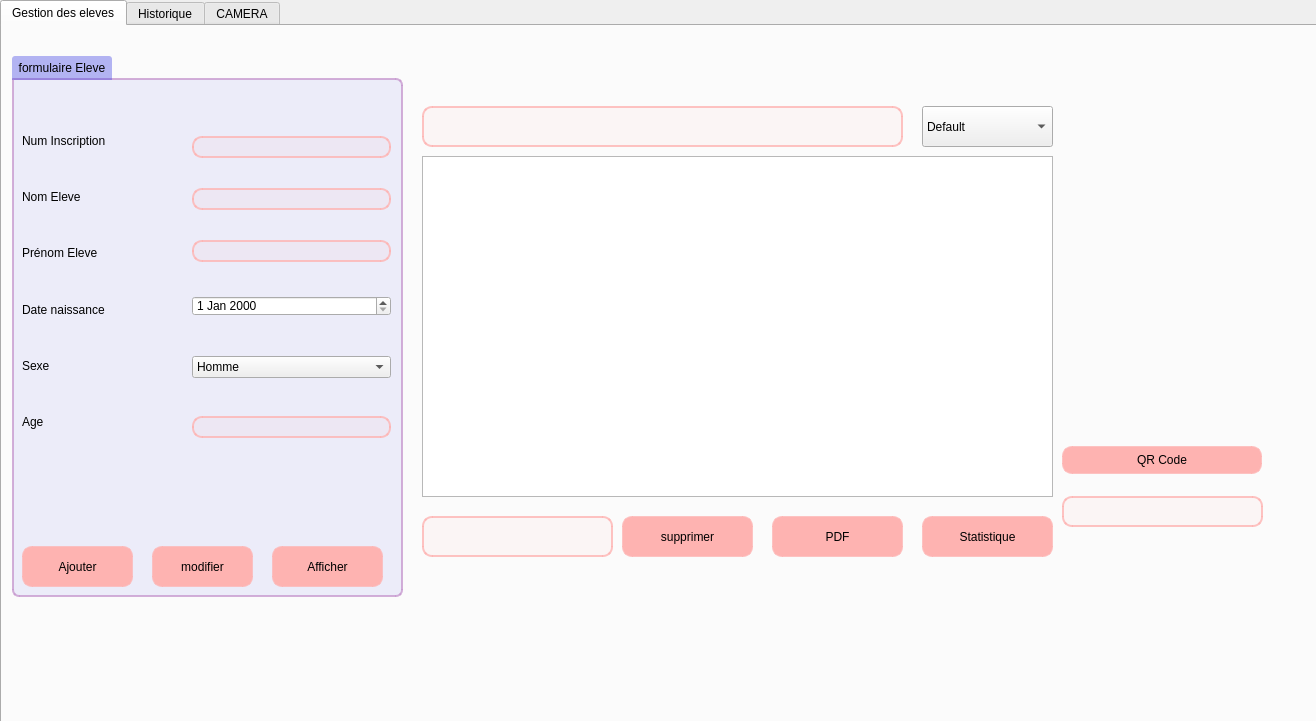
<?xml version="1.0" encoding="UTF-8"?>
<ui version="4.0">
 <class>gestion_eleve</class>
 <widget class="QDialog" name="gestion_eleve">
  <property name="geometry">
   <rect>
    <x>0</x>
    <y>0</y>
    <width>1316</width>
    <height>721</height>
   </rect>
  </property>
  <property name="windowTitle">
   <string>Dialog</string>
  </property>
  <widget class="QTabWidget" name="tabWidget">
   <property name="geometry">
    <rect>
     <x>0</x>
     <y>0</y>
     <width>1321</width>
     <height>731</height>
    </rect>
   </property>
   <property name="currentIndex">
    <number>0</number>
   </property>
   <widget class="QWidget" name="tab">
    <attribute name="title">
     <string>Gestion des eleves</string>
    </attribute>
    <widget class="QLineEdit" name="lineEdit_supp">
     <property name="geometry">
      <rect>
       <x>420</x>
       <y>490</y>
       <width>191</width>
       <height>41</height>
      </rect>
     </property>
     <property name="styleSheet">
      <string notr="true">QLineEdit {
background-color: rgba(254,179,177,20);
border: 2px solid rgba(254,179,177,200);
border-radius: 10px;
}
QLineEdit:hover {
background-color: rgba(254,179,177,200);
border: 1px solid rgba(128, 97, 171, 200);
border-radius: 10px;
}
</string>
     </property>
    </widget>
    <widget class="QPushButton" name="pushButton_supprimer">
     <property name="geometry">
      <rect>
       <x>620</x>
       <y>490</y>
       <width>131</width>
       <height>41</height>
      </rect>
     </property>
     <property name="styleSheet">
      <string notr="true">QPushButton {
background-color: rgba(254,179,177,255);
border-radius: 10px;
border: 2px solid rgba(254,179,177,200);
}
QPushButton:hover {
background-color: rgba(233,96,90,255);
}
</string>
     </property>
     <property name="text">
      <string>supprimer</string>
     </property>
    </widget>
    <widget class="QLineEdit" name="lineEdit_qrcode">
     <property name="geometry">
      <rect>
       <x>1060</x>
       <y>470</y>
       <width>201</width>
       <height>31</height>
      </rect>
     </property>
     <property name="styleSheet">
      <string notr="true">QLineEdit {
background-color: rgba(254,179,177,20);
border: 2px solid rgba(254,179,177,200);
border-radius: 10px;
}
QLineEdit:hover {
background-color: rgba(254,179,177,200);
border: 1px solid rgba(128, 97, 171, 200);
border-radius: 10px;
}
</string>
     </property>
    </widget>
    <widget class="QTableView" name="tableView">
     <property name="geometry">
      <rect>
       <x>420</x>
       <y>130</y>
       <width>631</width>
       <height>341</height>
      </rect>
     </property>
    </widget>
    <widget class="QPushButton" name="statistique">
     <property name="geometry">
      <rect>
       <x>920</x>
       <y>490</y>
       <width>131</width>
       <height>41</height>
      </rect>
     </property>
     <property name="styleSheet">
      <string notr="true">QPushButton {
background-color: rgba(254,179,177,255);
border-radius: 10px;
border: 2px solid rgba(254,179,177,200);
}
QPushButton:hover {
background-color: rgba(233,96,90,255);
}
</string>
     </property>
     <property name="text">
      <string>Statistique</string>
     </property>
    </widget>
    <widget class="QPushButton" name="qrcodegen">
     <property name="geometry">
      <rect>
       <x>1060</x>
       <y>420</y>
       <width>200</width>
       <height>28</height>
      </rect>
     </property>
     <property name="styleSheet">
      <string notr="true">QPushButton {
background-color: rgba(254,179,177,255);
border-radius: 10px;
border: 2px solid rgba(254,179,177,200);
}
QPushButton:hover {
background-color: rgba(233,96,90,255);
}
</string>
     </property>
     <property name="text">
      <string>QR Code</string>
     </property>
    </widget>
    <widget class="QLabel" name="qrcodecommande">
     <property name="enabled">
      <bool>true</bool>
     </property>
     <property name="geometry">
      <rect>
       <x>1060</x>
       <y>190</y>
       <width>200</width>
       <height>200</height>
      </rect>
     </property>
     <property name="sizePolicy">
      <sizepolicy hsizetype="Fixed" vsizetype="Fixed">
       <horstretch>0</horstretch>
       <verstretch>0</verstretch>
      </sizepolicy>
     </property>
     <property name="minimumSize">
      <size>
       <width>200</width>
       <height>200</height>
      </size>
     </property>
     <property name="maximumSize">
      <size>
       <width>200</width>
       <height>200</height>
      </size>
     </property>
     <property name="text">
      <string/>
     </property>
    </widget>
    <widget class="QComboBox" name="comboBox_tri">
     <property name="geometry">
      <rect>
       <x>920</x>
       <y>80</y>
       <width>131</width>
       <height>41</height>
      </rect>
     </property>
     <item>
      <property name="text">
       <string>Default</string>
      </property>
     </item>
     <item>
      <property name="text">
       <string>nom (A-&gt;Z)</string>
      </property>
     </item>
     <item>
      <property name="text">
       <string>prenom (A-&gt;Z)</string>
      </property>
     </item>
     <item>
      <property name="text">
       <string>age (des)</string>
      </property>
     </item>
    </widget>
    <widget class="QLineEdit" name="lineEdit_recherche">
     <property name="geometry">
      <rect>
       <x>420</x>
       <y>80</y>
       <width>481</width>
       <height>41</height>
      </rect>
     </property>
     <property name="styleSheet">
      <string notr="true">QLineEdit {
background-color: rgba(254,179,177,20);
border: 2px solid rgba(254,179,177,200);
border-radius: 10px;
}
QLineEdit:hover {
background-color: rgba(254,179,177,200);
border: 1px solid rgba(128, 97, 171, 200);
border-radius: 10px;
}
</string>
     </property>
    </widget>
    <widget class="QGroupBox" name="Personnel_Infos">
     <property name="geometry">
      <rect>
       <x>10</x>
       <y>30</y>
       <width>391</width>
       <height>541</height>
      </rect>
     </property>
     <property name="styleSheet">
      <string notr="true">QGroupBox {
	background: rgba(64,66,226,20); 
    border: 2px solid;
	border-top-right-radius: 7px;
	border-bottom-right-radius: 7px;
	border-bottom-left-radius: 7px;
    border-color: rgba(199, 153, 207, 200);
    margin-top: 22px;
}
QGroupBox::title  {
    background-color: rgba(64,66,226,100);
    subcontrol-origin: margin;
    subcontrol-position: top left;
    padding: 5px;
	border-top-left-radius: 3px;
	border-top-right-radius: 3px;
}</string>
     </property>
     <property name="title">
      <string>formulaire Eleve</string>
     </property>
     <widget class="QPushButton" name="pb_ajouter">
      <property name="geometry">
       <rect>
        <x>10</x>
        <y>490</y>
        <width>111</width>
        <height>41</height>
       </rect>
      </property>
      <property name="styleSheet">
       <string notr="true">QPushButton {
background-color: rgba(254,179,177,255);
border-radius: 10px;
border: 2px solid rgba(254,179,177,200);
}
QPushButton:hover {
background-color: rgba(233,96,90,255);
}</string>
      </property>
      <property name="text">
       <string>Ajouter</string>
      </property>
     </widget>
     <widget class="QPushButton" name="pushButton_modifier">
      <property name="geometry">
       <rect>
        <x>140</x>
        <y>490</y>
        <width>101</width>
        <height>41</height>
       </rect>
      </property>
      <property name="styleSheet">
       <string notr="true">QPushButton {
background-color: rgba(254,179,177,255);
border-radius: 10px;
border: 2px solid rgba(254,179,177,200);
}
QPushButton:hover {
background-color: rgba(233,96,90,255);
}</string>
      </property>
      <property name="text">
       <string>modifier</string>
      </property>
     </widget>
     <widget class="QPushButton" name="pushButton_Afficher">
      <property name="geometry">
       <rect>
        <x>260</x>
        <y>490</y>
        <width>111</width>
        <height>41</height>
       </rect>
      </property>
      <property name="styleSheet">
       <string notr="true">QPushButton {
background-color: rgba(254,179,177,255);
border-radius: 10px;
border: 2px solid rgba(254,179,177,200);
}
QPushButton:hover {
background-color: rgba(233,96,90,255);
}
</string>
      </property>
      <property name="text">
       <string>Afficher</string>
      </property>
     </widget>
     <widget class="QLabel" name="imageLabel">
      <property name="geometry">
       <rect>
        <x>170</x>
        <y>420</y>
        <width>141</width>
        <height>31</height>
       </rect>
      </property>
      <property name="text">
       <string/>
      </property>
     </widget>
     <widget class="QWidget" name="layoutWidget">
      <property name="geometry">
       <rect>
        <x>10</x>
        <y>60</y>
        <width>161</width>
        <height>331</height>
       </rect>
      </property>
      <layout class="QVBoxLayout" name="verticalLayout_2">
       <item>
        <widget class="QLabel" name="label_2">
         <property name="text">
          <string>Num Inscription</string>
         </property>
        </widget>
       </item>
       <item>
        <widget class="QLabel" name="label_3">
         <property name="text">
          <string>Nom Eleve</string>
         </property>
        </widget>
       </item>
       <item>
        <widget class="QLabel" name="label_4">
         <property name="text">
          <string>Prénom Eleve</string>
         </property>
        </widget>
       </item>
       <item>
        <widget class="QLabel" name="label_5">
         <property name="text">
          <string>Date naissance</string>
         </property>
        </widget>
       </item>
       <item>
        <widget class="QLabel" name="label_9">
         <property name="text">
          <string>Sexe</string>
         </property>
        </widget>
       </item>
       <item>
        <widget class="QLabel" name="label_6">
         <property name="text">
          <string>Age</string>
         </property>
        </widget>
       </item>
      </layout>
     </widget>
     <widget class="QLabel" name="error1">
      <property name="geometry">
       <rect>
        <x>190</x>
        <y>110</y>
        <width>199</width>
        <height>21</height>
       </rect>
      </property>
      <property name="text">
       <string/>
      </property>
     </widget>
     <widget class="QLineEdit" name="le_id">
      <property name="geometry">
       <rect>
        <x>180</x>
        <y>80</y>
        <width>199</width>
        <height>22</height>
       </rect>
      </property>
      <property name="styleSheet">
       <string notr="true">QLineEdit {
background-color: rgba(254,179,177,20);
border: 2px solid rgba(254,179,177,200);
border-radius: 10px;
}
QLineEdit:hover {
background-color: rgba(254,179,177,200);
border: 1px solid rgba(128, 97, 171, 200);
border-radius: 10px;
}
</string>
      </property>
     </widget>
     <widget class="QComboBox" name="comboBox_sexe">
      <property name="geometry">
       <rect>
        <x>180</x>
        <y>300</y>
        <width>199</width>
        <height>22</height>
       </rect>
      </property>
      <item>
       <property name="text">
        <string>Homme</string>
       </property>
      </item>
      <item>
       <property name="text">
        <string>Femme</string>
       </property>
      </item>
     </widget>
     <widget class="QLineEdit" name="le_prenom">
      <property name="geometry">
       <rect>
        <x>180</x>
        <y>184</y>
        <width>199</width>
        <height>22</height>
       </rect>
      </property>
      <property name="styleSheet">
       <string notr="true">QLineEdit {
background-color: rgba(254,179,177,20);
border: 2px solid rgba(254,179,177,200);
border-radius: 10px;
}
QLineEdit:hover {
background-color: rgba(254,179,177,200);
border: 1px solid rgba(128, 97, 171, 200);
border-radius: 10px;
}
</string>
      </property>
     </widget>
     <widget class="QWidget" name="layoutWidget_2">
      <property name="geometry">
       <rect>
        <x>470</x>
        <y>270</y>
        <width>201</width>
        <height>331</height>
       </rect>
      </property>
      <layout class="QVBoxLayout" name="verticalLayout"/>
     </widget>
     <widget class="QLineEdit" name="le_nom">
      <property name="geometry">
       <rect>
        <x>180</x>
        <y>132</y>
        <width>199</width>
        <height>22</height>
       </rect>
      </property>
      <property name="styleSheet">
       <string notr="true">QLineEdit {
background-color: rgba(254,179,177,20);
border: 2px solid rgba(254,179,177,200);
border-radius: 10px;
}
QLineEdit:hover {
background-color: rgba(254,179,177,200);
border: 1px solid rgba(128, 97, 171, 200);
border-radius: 10px;
}
</string>
      </property>
     </widget>
     <widget class="QLineEdit" name="le_age">
      <property name="geometry">
       <rect>
        <x>180</x>
        <y>360</y>
        <width>199</width>
        <height>22</height>
       </rect>
      </property>
      <property name="styleSheet">
       <string notr="true">QLineEdit {
background-color: rgba(254,179,177,20);
border: 2px solid rgba(254,179,177,200);
border-radius: 10px;
}
QLineEdit:hover {
background-color: rgba(254,179,177,200);
border: 1px solid rgba(128, 97, 171, 200);
border-radius: 10px;
}
</string>
      </property>
     </widget>
     <widget class="QLabel" name="error4">
      <property name="geometry">
       <rect>
        <x>180</x>
        <y>270</y>
        <width>199</width>
        <height>21</height>
       </rect>
      </property>
      <property name="text">
       <string/>
      </property>
     </widget>
     <widget class="QLabel" name="error5">
      <property name="geometry">
       <rect>
        <x>190</x>
        <y>330</y>
        <width>199</width>
        <height>21</height>
       </rect>
      </property>
      <property name="text">
       <string/>
      </property>
     </widget>
     <widget class="QLabel" name="error6">
      <property name="geometry">
       <rect>
        <x>190</x>
        <y>390</y>
        <width>199</width>
        <height>21</height>
       </rect>
      </property>
      <property name="text">
       <string/>
      </property>
     </widget>
     <widget class="QLabel" name="error3">
      <property name="geometry">
       <rect>
        <x>180</x>
        <y>210</y>
        <width>199</width>
        <height>21</height>
       </rect>
      </property>
      <property name="text">
       <string/>
      </property>
     </widget>
     <widget class="QLabel" name="error2">
      <property name="geometry">
       <rect>
        <x>180</x>
        <y>160</y>
        <width>199</width>
        <height>21</height>
       </rect>
      </property>
      <property name="text">
       <string/>
      </property>
     </widget>
     <widget class="QDateEdit" name="le_date">
      <property name="geometry">
       <rect>
        <x>180</x>
        <y>240</y>
        <width>199</width>
        <height>20</height>
       </rect>
      </property>
     </widget>
    </widget>
    <widget class="QLabel" name="label">
     <property name="geometry">
      <rect>
       <x>-120</x>
       <y>-80</y>
       <width>1581</width>
       <height>791</height>
      </rect>
     </property>
     <property name="text">
      <string/>
     </property>
     <property name="pixmap">
      <pixmap>img/back.jpg</pixmap>
     </property>
     <property name="scaledContents">
      <bool>true</bool>
     </property>
    </widget>
    <widget class="QPushButton" name="PDF">
     <property name="geometry">
      <rect>
       <x>770</x>
       <y>490</y>
       <width>131</width>
       <height>41</height>
      </rect>
     </property>
     <property name="styleSheet">
      <string notr="true">QPushButton {
background-color: rgba(254,179,177,255);
border-radius: 10px;
border: 2px solid rgba(254,179,177,200);
}
QPushButton:hover {
background-color: rgba(233,96,90,255);
}
</string>
     </property>
     <property name="text">
      <string>PDF</string>
     </property>
    </widget>
    <zorder>label</zorder>
    <zorder>lineEdit_supp</zorder>
    <zorder>pushButton_supprimer</zorder>
    <zorder>lineEdit_qrcode</zorder>
    <zorder>tableView</zorder>
    <zorder>statistique</zorder>
    <zorder>qrcodegen</zorder>
    <zorder>qrcodecommande</zorder>
    <zorder>comboBox_tri</zorder>
    <zorder>lineEdit_recherche</zorder>
    <zorder>Personnel_Infos</zorder>
    <zorder>PDF</zorder>
   </widget>
   <widget class="QWidget" name="tab_2">
    <attribute name="title">
     <string>Historique</string>
    </attribute>
    <widget class="QTableView" name="tableView_historique">
     <property name="geometry">
      <rect>
       <x>110</x>
       <y>90</y>
       <width>981</width>
       <height>451</height>
      </rect>
     </property>
    </widget>
    <widget class="QLabel" name="label_7">
     <property name="geometry">
      <rect>
       <x>-30</x>
       <y>-10</y>
       <width>1581</width>
       <height>751</height>
      </rect>
     </property>
     <property name="text">
      <string/>
     </property>
     <property name="pixmap">
      <pixmap>img/back.jpg</pixmap>
     </property>
     <property name="scaledContents">
      <bool>true</bool>
     </property>
    </widget>
    <widget class="QLabel" name="label_12">
     <property name="geometry">
      <rect>
       <x>110</x>
       <y>50</y>
       <width>181</width>
       <height>31</height>
      </rect>
     </property>
     <property name="text">
      <string>Afficher Historique :</string>
     </property>
    </widget>
    <zorder>label_7</zorder>
    <zorder>tableView_historique</zorder>
    <zorder>label_12</zorder>
   </widget>
   <widget class="QWidget" name="tab_3">
    <attribute name="title">
     <string>CAMERA</string>
    </attribute>
    <widget class="QLabel" name="label_8">
     <property name="geometry">
      <rect>
       <x>0</x>
       <y>0</y>
       <width>1581</width>
       <height>751</height>
      </rect>
     </property>
     <property name="text">
      <string/>
     </property>
     <property name="pixmap">
      <pixmap>img/back.jpg</pixmap>
     </property>
     <property name="scaledContents">
      <bool>true</bool>
     </property>
    </widget>
    <widget class="QScrollArea" name="scrollArea">
     <property name="geometry">
      <rect>
       <x>350</x>
       <y>120</y>
       <width>441</width>
       <height>361</height>
      </rect>
     </property>
     <property name="widgetResizable">
      <bool>true</bool>
     </property>
     <widget class="QWidget" name="scrollAreaWidgetContents">
      <property name="geometry">
       <rect>
        <x>0</x>
        <y>0</y>
        <width>439</width>
        <height>359</height>
       </rect>
      </property>
     </widget>
    </widget>
    <widget class="QPushButton" name="opcionesPushButton">
     <property name="geometry">
      <rect>
       <x>350</x>
       <y>80</y>
       <width>441</width>
       <height>28</height>
      </rect>
     </property>
     <property name="text">
      <string>Options</string>
     </property>
    </widget>
   </widget>
  </widget>
 </widget>
 <resources/>
 <connections/>
</ui>
